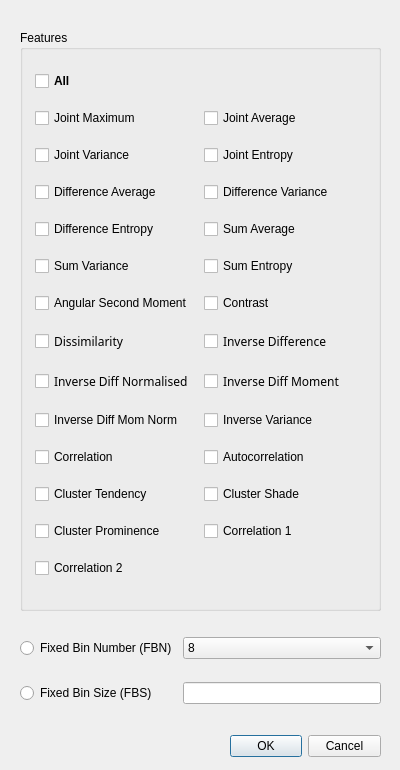
<?xml version="1.0" encoding="UTF-8"?>
<ui version="4.0">
 <class>popup_GLCM</class>
 <widget class="QDialog" name="popup_GLCM">
  <property name="geometry">
   <rect>
    <x>0</x>
    <y>0</y>
    <width>400</width>
    <height>770</height>
   </rect>
  </property>
  <property name="sizePolicy">
   <sizepolicy hsizetype="Preferred" vsizetype="Preferred">
    <horstretch>0</horstretch>
    <verstretch>0</verstretch>
   </sizepolicy>
  </property>
  <property name="windowTitle">
   <string>Set Measurements</string>
  </property>
  <widget class="QDialogButtonBox" name="buttonBox">
   <property name="geometry">
    <rect>
     <x>230</x>
     <y>730</y>
     <width>151</width>
     <height>32</height>
    </rect>
   </property>
   <property name="orientation">
    <enum>Qt::Horizontal</enum>
   </property>
   <property name="standardButtons">
    <set>QDialogButtonBox::Cancel|QDialogButtonBox::Ok</set>
   </property>
   <property name="centerButtons">
    <bool>false</bool>
   </property>
  </widget>
  <widget class="QGroupBox" name="groupBox_Features">
   <property name="geometry">
    <rect>
     <x>20</x>
     <y>30</y>
     <width>361</width>
     <height>581</height>
    </rect>
   </property>
   <property name="title">
    <string>Features</string>
   </property>
   <property name="checkable">
    <bool>false</bool>
   </property>
   <layout class="QGridLayout" name="gridLayout">
    <property name="leftMargin">
     <number>12</number>
    </property>
    <property name="topMargin">
     <number>10</number>
    </property>
    <property name="rightMargin">
     <number>12</number>
    </property>
    <property name="bottomMargin">
     <number>10</number>
    </property>
    <item row="12" column="0">
     <widget class="QCheckBox" name="checkBox_Correlation">
      <property name="enabled">
       <bool>true</bool>
      </property>
      <property name="autoFillBackground">
       <bool>false</bool>
      </property>
      <property name="text">
       <string>Correlation</string>
      </property>
      <property name="checked">
       <bool>false</bool>
      </property>
      <property name="tristate">
       <bool>false</bool>
      </property>
     </widget>
    </item>
    <item row="11" column="0">
     <widget class="QCheckBox" name="checkBox_InverseDiffMomNorm">
      <property name="enabled">
       <bool>true</bool>
      </property>
      <property name="autoFillBackground">
       <bool>false</bool>
      </property>
      <property name="text">
       <string>Inverse Diff Mom Norm</string>
      </property>
      <property name="checked">
       <bool>false</bool>
      </property>
      <property name="tristate">
       <bool>false</bool>
      </property>
     </widget>
    </item>
    <item row="10" column="0">
     <widget class="QCheckBox" name="checkBox_InverseDiffNorm">
      <property name="enabled">
       <bool>true</bool>
      </property>
      <property name="font">
       <font>
        <family>굴림</family>
        <pointsize>9</pointsize>
       </font>
      </property>
      <property name="autoFillBackground">
       <bool>false</bool>
      </property>
      <property name="text">
       <string>Inverse Diff Normalised</string>
      </property>
      <property name="checked">
       <bool>false</bool>
      </property>
      <property name="tristate">
       <bool>false</bool>
      </property>
     </widget>
    </item>
    <item row="11" column="1">
     <widget class="QCheckBox" name="checkBox_InverseVariance">
      <property name="enabled">
       <bool>true</bool>
      </property>
      <property name="autoFillBackground">
       <bool>false</bool>
      </property>
      <property name="text">
       <string>Inverse Variance</string>
      </property>
      <property name="checked">
       <bool>false</bool>
      </property>
      <property name="tristate">
       <bool>false</bool>
      </property>
     </widget>
    </item>
    <item row="9" column="1">
     <widget class="QCheckBox" name="checkBox_InverseDiff">
      <property name="enabled">
       <bool>true</bool>
      </property>
      <property name="font">
       <font>
        <family>굴림</family>
        <pointsize>9</pointsize>
       </font>
      </property>
      <property name="acceptDrops">
       <bool>false</bool>
      </property>
      <property name="autoFillBackground">
       <bool>false</bool>
      </property>
      <property name="text">
       <string>Inverse Difference</string>
      </property>
      <property name="checked">
       <bool>false</bool>
      </property>
      <property name="tristate">
       <bool>false</bool>
      </property>
     </widget>
    </item>
    <item row="6" column="1">
     <widget class="QCheckBox" name="checkBox_SumAverage">
      <property name="enabled">
       <bool>true</bool>
      </property>
      <property name="text">
       <string>Sum Average</string>
      </property>
      <property name="checked">
       <bool>false</bool>
      </property>
     </widget>
    </item>
    <item row="14" column="1">
     <widget class="QCheckBox" name="checkBox_FirstMCorrelation">
      <property name="enabled">
       <bool>true</bool>
      </property>
      <property name="autoFillBackground">
       <bool>false</bool>
      </property>
      <property name="text">
       <string>Correlation 1</string>
      </property>
      <property name="checked">
       <bool>false</bool>
      </property>
      <property name="tristate">
       <bool>false</bool>
      </property>
     </widget>
    </item>
    <item row="14" column="0">
     <widget class="QCheckBox" name="checkBox_ClusterProminence">
      <property name="enabled">
       <bool>true</bool>
      </property>
      <property name="autoFillBackground">
       <bool>false</bool>
      </property>
      <property name="text">
       <string>Cluster Prominence</string>
      </property>
      <property name="checked">
       <bool>false</bool>
      </property>
      <property name="tristate">
       <bool>false</bool>
      </property>
     </widget>
    </item>
    <item row="7" column="0">
     <widget class="QCheckBox" name="checkBox_SumVariance">
      <property name="enabled">
       <bool>true</bool>
      </property>
      <property name="autoFillBackground">
       <bool>false</bool>
      </property>
      <property name="text">
       <string>Sum Variance</string>
      </property>
      <property name="checked">
       <bool>false</bool>
      </property>
      <property name="tristate">
       <bool>false</bool>
      </property>
     </widget>
    </item>
    <item row="12" column="1">
     <widget class="QCheckBox" name="checkBox_Autocorrelation">
      <property name="enabled">
       <bool>true</bool>
      </property>
      <property name="autoFillBackground">
       <bool>false</bool>
      </property>
      <property name="text">
       <string>Autocorrelation</string>
      </property>
      <property name="checked">
       <bool>false</bool>
      </property>
      <property name="tristate">
       <bool>false</bool>
      </property>
     </widget>
    </item>
    <item row="8" column="0">
     <widget class="QCheckBox" name="checkBox_AngSecMoment">
      <property name="enabled">
       <bool>true</bool>
      </property>
      <property name="autoFillBackground">
       <bool>false</bool>
      </property>
      <property name="text">
       <string>Angular Second Moment</string>
      </property>
      <property name="checked">
       <bool>false</bool>
      </property>
      <property name="tristate">
       <bool>false</bool>
      </property>
     </widget>
    </item>
    <item row="7" column="1">
     <widget class="QCheckBox" name="checkBox_SumEntropy">
      <property name="enabled">
       <bool>true</bool>
      </property>
      <property name="text">
       <string>Sum Entropy</string>
      </property>
      <property name="checkable">
       <bool>true</bool>
      </property>
      <property name="checked">
       <bool>false</bool>
      </property>
      <property name="tristate">
       <bool>false</bool>
      </property>
     </widget>
    </item>
    <item row="2" column="1">
     <widget class="QCheckBox" name="checkBox_JointEntropy">
      <property name="enabled">
       <bool>true</bool>
      </property>
      <property name="text">
       <string>Joint Entropy</string>
      </property>
      <property name="checked">
       <bool>false</bool>
      </property>
     </widget>
    </item>
    <item row="1" column="0">
     <widget class="QCheckBox" name="checkBox_JointMaximum">
      <property name="autoFillBackground">
       <bool>false</bool>
      </property>
      <property name="text">
       <string>Joint Maximum</string>
      </property>
      <property name="checked">
       <bool>false</bool>
      </property>
      <property name="tristate">
       <bool>false</bool>
      </property>
     </widget>
    </item>
    <item row="1" column="1">
     <widget class="QCheckBox" name="checkBox_JointAverage">
      <property name="enabled">
       <bool>true</bool>
      </property>
      <property name="text">
       <string>Joint Average</string>
      </property>
      <property name="checkable">
       <bool>true</bool>
      </property>
      <property name="checked">
       <bool>false</bool>
      </property>
      <property name="tristate">
       <bool>false</bool>
      </property>
     </widget>
    </item>
    <item row="6" column="0">
     <widget class="QCheckBox" name="checkBox_DifferenceEntropy">
      <property name="enabled">
       <bool>true</bool>
      </property>
      <property name="text">
       <string>Difference Entropy</string>
      </property>
      <property name="checked">
       <bool>false</bool>
      </property>
     </widget>
    </item>
    <item row="5" column="1">
     <widget class="QCheckBox" name="checkBox_DifferenceVariance">
      <property name="enabled">
       <bool>true</bool>
      </property>
      <property name="text">
       <string>Difference Variance</string>
      </property>
      <property name="checked">
       <bool>false</bool>
      </property>
     </widget>
    </item>
    <item row="2" column="0">
     <widget class="QCheckBox" name="checkBox_JointVariance">
      <property name="enabled">
       <bool>true</bool>
      </property>
      <property name="text">
       <string>Joint Variance</string>
      </property>
     </widget>
    </item>
    <item row="10" column="1">
     <widget class="QCheckBox" name="checkBox_InverseDiffMom">
      <property name="enabled">
       <bool>true</bool>
      </property>
      <property name="font">
       <font>
        <family>굴림</family>
        <pointsize>9</pointsize>
       </font>
      </property>
      <property name="autoFillBackground">
       <bool>false</bool>
      </property>
      <property name="text">
       <string>Inverse Diff Moment</string>
      </property>
      <property name="checked">
       <bool>false</bool>
      </property>
      <property name="tristate">
       <bool>false</bool>
      </property>
     </widget>
    </item>
    <item row="8" column="1">
     <widget class="QCheckBox" name="checkBox_Contrast">
      <property name="enabled">
       <bool>true</bool>
      </property>
      <property name="autoFillBackground">
       <bool>false</bool>
      </property>
      <property name="text">
       <string>Contrast</string>
      </property>
      <property name="checked">
       <bool>false</bool>
      </property>
      <property name="tristate">
       <bool>false</bool>
      </property>
     </widget>
    </item>
    <item row="13" column="1">
     <widget class="QCheckBox" name="checkBox_ClusterShade">
      <property name="enabled">
       <bool>true</bool>
      </property>
      <property name="autoFillBackground">
       <bool>false</bool>
      </property>
      <property name="text">
       <string>Cluster Shade</string>
      </property>
      <property name="checked">
       <bool>false</bool>
      </property>
      <property name="tristate">
       <bool>false</bool>
      </property>
     </widget>
    </item>
    <item row="13" column="0">
     <widget class="QCheckBox" name="checkBox_ClusterTendency">
      <property name="enabled">
       <bool>true</bool>
      </property>
      <property name="autoFillBackground">
       <bool>false</bool>
      </property>
      <property name="text">
       <string>Cluster Tendency</string>
      </property>
      <property name="checked">
       <bool>false</bool>
      </property>
      <property name="tristate">
       <bool>false</bool>
      </property>
     </widget>
    </item>
    <item row="15" column="0">
     <widget class="QCheckBox" name="checkBox_SecondMCorrelation">
      <property name="enabled">
       <bool>true</bool>
      </property>
      <property name="autoFillBackground">
       <bool>false</bool>
      </property>
      <property name="text">
       <string>Correlation 2</string>
      </property>
      <property name="checked">
       <bool>false</bool>
      </property>
      <property name="tristate">
       <bool>false</bool>
      </property>
     </widget>
    </item>
    <item row="5" column="0">
     <widget class="QCheckBox" name="checkBox_DifferenceAverage">
      <property name="enabled">
       <bool>true</bool>
      </property>
      <property name="text">
       <string>Difference Average</string>
      </property>
      <property name="checked">
       <bool>false</bool>
      </property>
     </widget>
    </item>
    <item row="9" column="0">
     <widget class="QCheckBox" name="checkBox_Dissimilarity">
      <property name="enabled">
       <bool>true</bool>
      </property>
      <property name="font">
       <font>
        <family>굴림</family>
        <pointsize>9</pointsize>
       </font>
      </property>
      <property name="autoFillBackground">
       <bool>false</bool>
      </property>
      <property name="text">
       <string>Dissimilarity</string>
      </property>
      <property name="checked">
       <bool>false</bool>
      </property>
      <property name="tristate">
       <bool>false</bool>
      </property>
     </widget>
    </item>
    <item row="0" column="0">
     <widget class="QCheckBox" name="checkBox_All">
      <property name="enabled">
       <bool>true</bool>
      </property>
      <property name="font">
       <font>
        <weight>75</weight>
        <bold>true</bold>
        <underline>false</underline>
        <kerning>true</kerning>
       </font>
      </property>
      <property name="autoFillBackground">
       <bool>false</bool>
      </property>
      <property name="text">
       <string>All</string>
      </property>
      <property name="checked">
       <bool>false</bool>
      </property>
      <property name="tristate">
       <bool>false</bool>
      </property>
     </widget>
    </item>
   </layout>
  </widget>
  <widget class="QWidget" name="gridLayoutWidget">
   <property name="geometry">
    <rect>
     <x>20</x>
     <y>620</y>
     <width>361</width>
     <height>101</height>
    </rect>
   </property>
   <layout class="QGridLayout" name="gridLayout_2">
    <property name="sizeConstraint">
     <enum>QLayout::SetDefaultConstraint</enum>
    </property>
    <property name="horizontalSpacing">
     <number>6</number>
    </property>
    <item row="0" column="1">
     <widget class="QComboBox" name="comboBox_nBins">
      <property name="sizePolicy">
       <sizepolicy hsizetype="Preferred" vsizetype="Fixed">
        <horstretch>0</horstretch>
        <verstretch>0</verstretch>
       </sizepolicy>
      </property>
      <property name="currentText">
       <string>8</string>
      </property>
      <property name="maxVisibleItems">
       <number>5</number>
      </property>
      <property name="maxCount">
       <number>64</number>
      </property>
      <property name="sizeAdjustPolicy">
       <enum>QComboBox::AdjustToContentsOnFirstShow</enum>
      </property>
      <property name="iconSize">
       <size>
        <width>16</width>
        <height>16</height>
       </size>
      </property>
      <item>
       <property name="text">
        <string>8</string>
       </property>
      </item>
      <item>
       <property name="text">
        <string>16</string>
       </property>
      </item>
      <item>
       <property name="text">
        <string>32</string>
       </property>
      </item>
      <item>
       <property name="text">
        <string>64</string>
       </property>
      </item>
     </widget>
    </item>
    <item row="0" column="0">
     <widget class="QRadioButton" name="radioButton_FBN_2">
      <property name="text">
       <string>Fixed Bin Number (FBN)</string>
      </property>
     </widget>
    </item>
    <item row="1" column="0">
     <widget class="QRadioButton" name="radioButton_FBS">
      <property name="text">
       <string>Fixed Bin Size (FBS)</string>
      </property>
     </widget>
    </item>
    <item row="1" column="1">
     <widget class="QLineEdit" name="lineEdit_sBin"/>
    </item>
   </layout>
  </widget>
 </widget>
 <resources/>
 <connections>
  <connection>
   <sender>buttonBox</sender>
   <signal>accepted()</signal>
   <receiver>popup_GLCM</receiver>
   <slot>accept()</slot>
   <hints>
    <hint type="sourcelabel">
     <x>248</x>
     <y>254</y>
    </hint>
    <hint type="destinationlabel">
     <x>157</x>
     <y>274</y>
    </hint>
   </hints>
  </connection>
  <connection>
   <sender>buttonBox</sender>
   <signal>rejected()</signal>
   <receiver>popup_GLCM</receiver>
   <slot>reject()</slot>
   <hints>
    <hint type="sourcelabel">
     <x>316</x>
     <y>260</y>
    </hint>
    <hint type="destinationlabel">
     <x>286</x>
     <y>274</y>
    </hint>
   </hints>
  </connection>
 </connections>
</ui>
